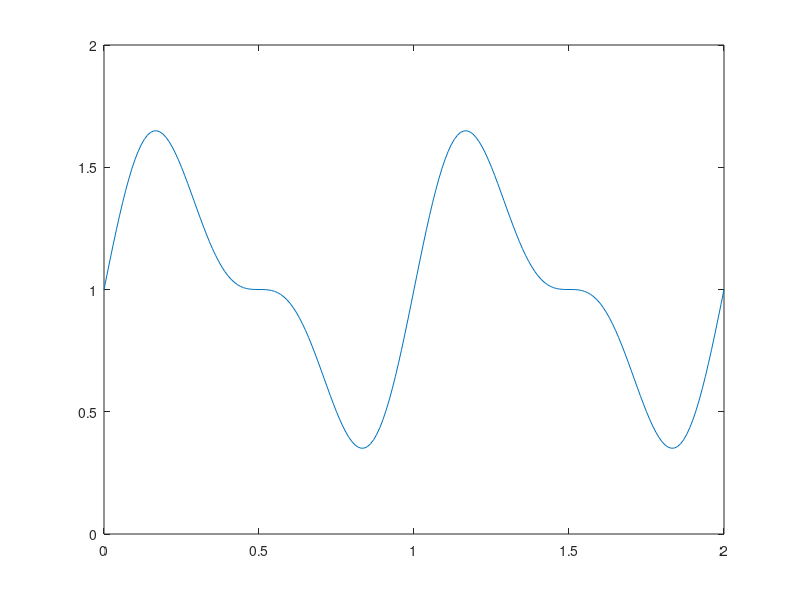
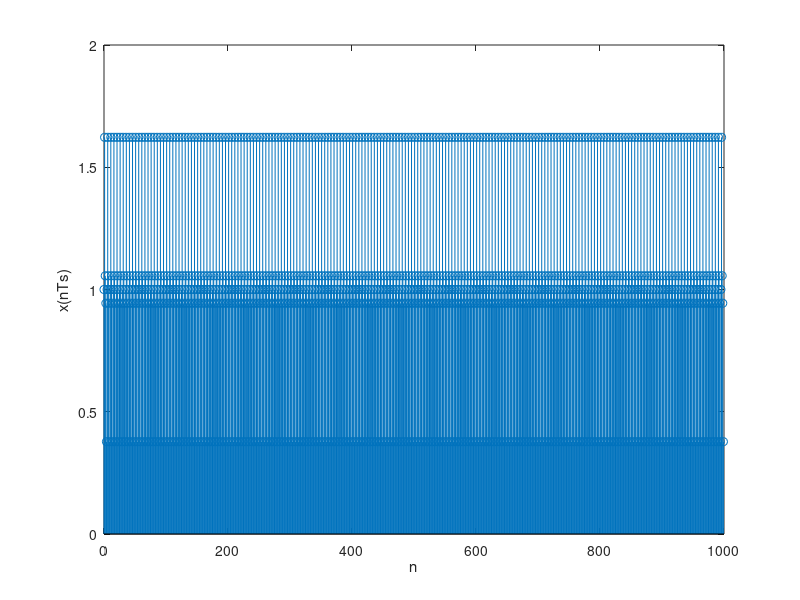
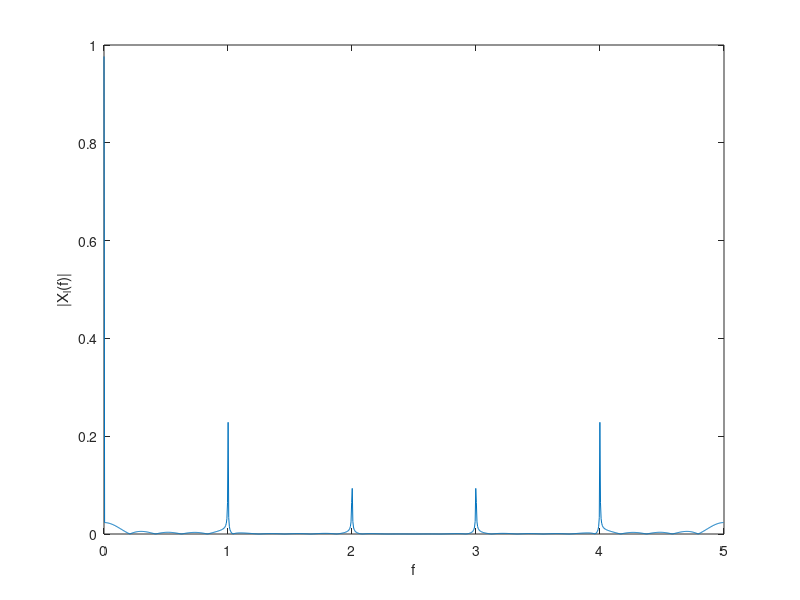
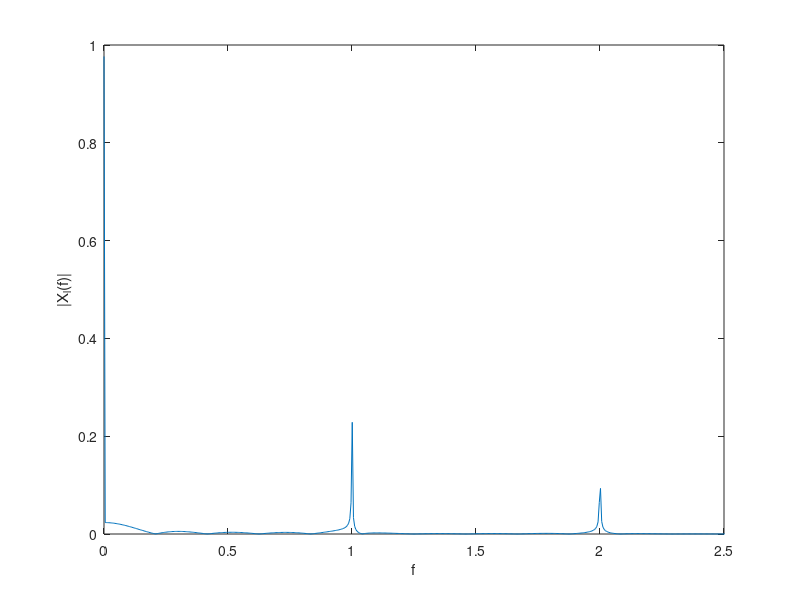

Write the MATLAB code that produced these figures, in order.
clear;
close all;
clc;

L = 1000; % number of samples
n = 0:L-1; t=0:0.01:2;
T = 0.2; % sampling period
f_s = 5; % sampling rate
N = 1024; % DFT point
x_t = 1+0.5*sin(2*pi.*t)+0.25*sin(4*pi.*t);
plot(t,x_t);
x_n = 1+0.5*sin(2*pi.*n*T)+0.25*sin(4*pi.*n*T);

figure;
stem(n,x_n);  %% part 2
xlabel('n');
ylabel('x(nTs)');

%%%%%%%%%%%%%%%%%%%%%%%%
X = fft(x_n,N);  %% part 3
X_omg = abs(X)/N; %% 
l = 0:1:N-1;
%l=-(N-2)/2:1:N/2;
f = f_s/N.*l;
figure;

plot(f,X_omg) % part 4
%plot(f,fftshift(X_omg))
xlabel('f')
ylabel('|X_l(f)|')

%%%%%
figure;
plot(f,X_omg); % part 5
xlim([0 2.5]);
xlabel('f')
ylabel('|X_l(f)|')


